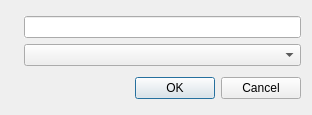
<?xml version="1.0" encoding="UTF-8"?>
<ui version="4.0">
 <class>VkSearchDialog</class>
 <widget class="QDialog" name="VkSearchDialog">
  <property name="geometry">
   <rect>
    <x>0</x>
    <y>0</y>
    <width>312</width>
    <height>115</height>
   </rect>
  </property>
  <property name="windowTitle">
   <string>Group or user search</string>
  </property>
  <property name="sizeGripEnabled">
   <bool>false</bool>
  </property>
  <property name="modal">
   <bool>false</bool>
  </property>
  <layout class="QVBoxLayout" name="verticalLayout_2">
   <item>
    <layout class="QHBoxLayout" name="horizontalLayout_3">
     <item>
      <widget class="QLabel" name="photo">
       <property name="text">
        <string/>
       </property>
       <property name="pixmap">
        <pixmap>../../data/vk/deactivated.gif</pixmap>
       </property>
      </widget>
     </item>
     <item>
      <layout class="QVBoxLayout" name="verticalLayout">
       <item>
        <widget class="QLineEdit" name="queryLine">
         <property name="autoFillBackground">
          <bool>true</bool>
         </property>
         <property name="text">
          <string/>
         </property>
        </widget>
       </item>
       <item>
        <widget class="QComboBox" name="albumCombo"/>
       </item>
      </layout>
     </item>
    </layout>
   </item>
   <item>
    <widget class="QDialogButtonBox" name="buttonBox">
     <property name="standardButtons">
      <set>QDialogButtonBox::Cancel|QDialogButtonBox::Ok</set>
     </property>
    </widget>
   </item>
  </layout>
 </widget>
 <tabstops>
  <tabstop>queryLine</tabstop>
  <tabstop>albumCombo</tabstop>
 </tabstops>
 <resources/>
 <connections/>
</ui>
